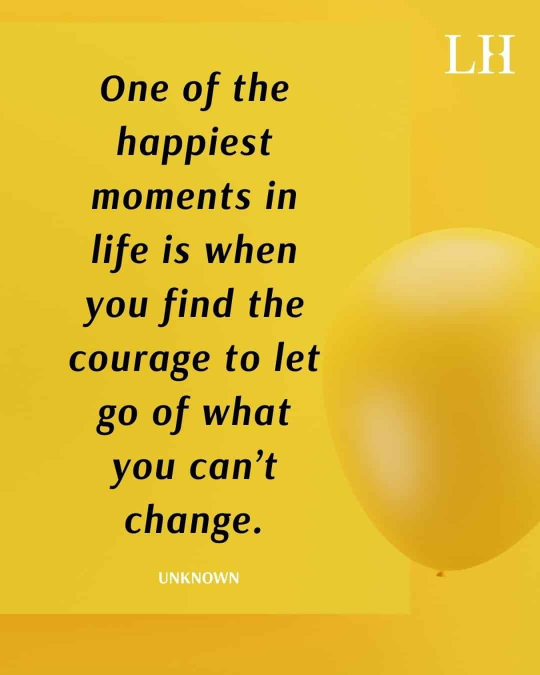
#> input picture img1.jpg, 1080 x 1350 px (shown at 1/2 size)
$ python textToImg.py
#> lines starting #> are read from the running program, lines starting #| are printed output that depends on the picture
import pytesseract
import cv2

#Now we will read the image file from our directory (Note: Image should be in the same folder as your .py file)
img = cv2.imread('img1.jpg')
#> img is the input picture: shape (1350, 1080, 3); mean B, G, R 48.1, 185.7, 221.6

# Resizing of the image
img = cv2.resize(img, (720, 480))
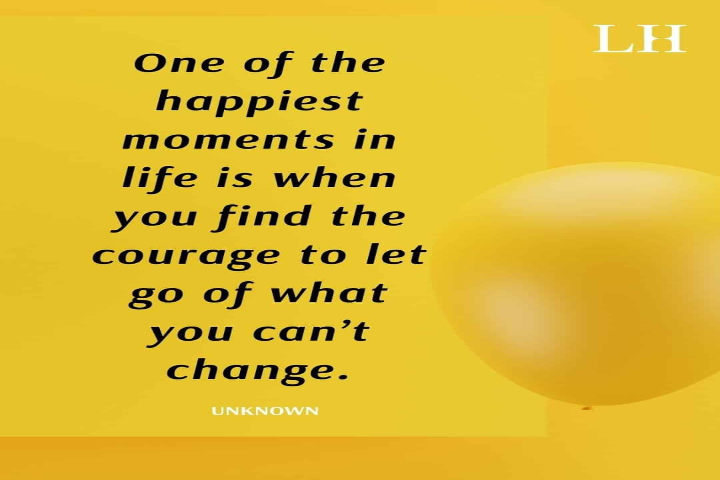
#> img: shape (480, 720, 3); mean B, G, R 48.1, 185.7, 221.6

# Used to set the path for tesseract.exe file which will help in extracting the text from images
pytesseract.pytesseract.tesseract_cmd =r'C:\Program Files\Tesseract-OCR\tesseract.exe'
#> (the run stopped early here; a loop or call above may not have finished)
